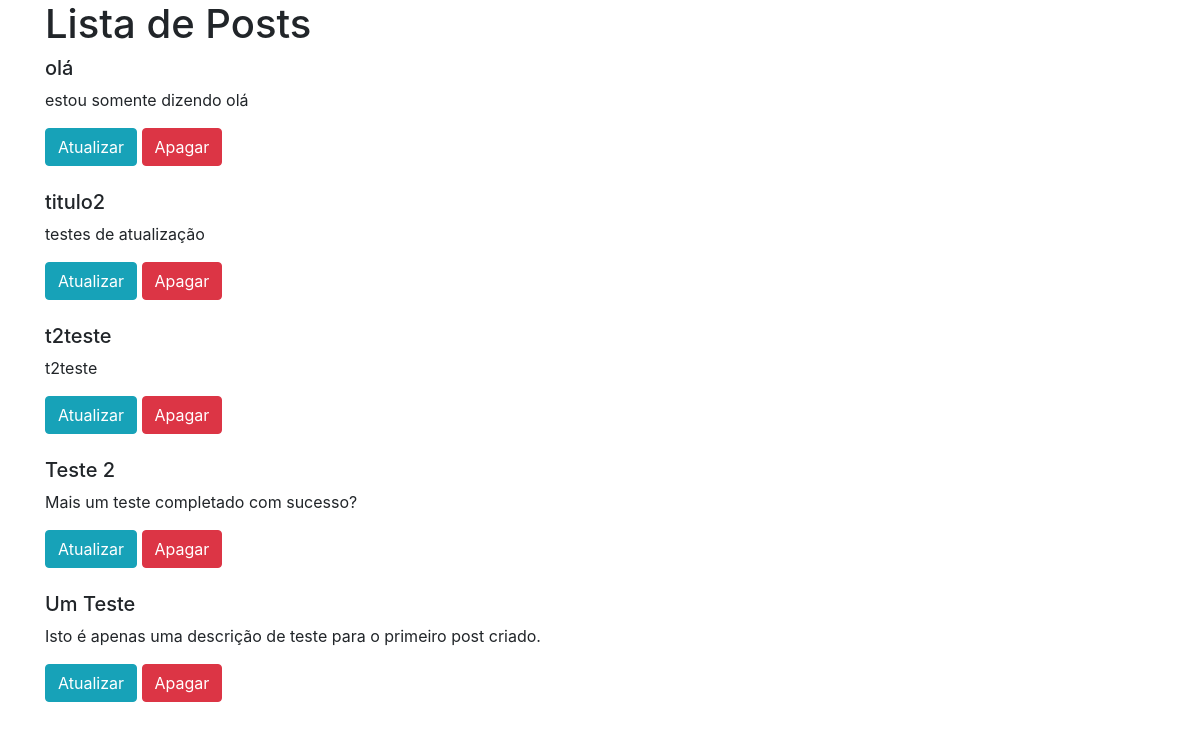
The page /crud/posts on the database its author committed.
### core/models.py (models this page shows, shortened)
class Post(models.Model):
    titulo = models.CharField(max_length= 100)
    texto = models.TextField()

### core/views.py (the view)
def todos_posts(request):
    posts = Post.objects.all().order_by('-id')
    return render(request,'core/lista_post.html',{"posts": posts})

### core/templates/core/lista_post.html (shortened to what this page needs)
<!DOCTYPE html>
<html lang="en">
<head>
    <link rel="stylesheet" href="https://maxcdn.bootstrapcdn.com/bootstrap/4.0.0-beta.2/css/bootstrap.min.css">
</head>
<body>
<div class="container">
    <h1>Lista de Posts</h1>
    {% for post in posts %}
    <article>
        <h5>{{post.titulo}}</h5>
        <p>
            {{post.texto}}
        </p>
        <a class="btn btn-info " href="{% url 'atualizar' post.id %}">Atualizar</a>
        <a class="btn btn-danger " href="{% url 'deletar' post.id %}">Apagar</a>
    </article>
    <br>
    {% endfor %}
</div>
</body>
</html>

### rows shown on the page
Post: titulo "olá", texto "estou somente dizendo olá"
Post: titulo "titulo2", texto "testes de atualização"
Post: titulo "t2teste", texto "t2teste"
Post: titulo "Teste 2", texto "Mais um teste completado com sucesso?"
Post: titulo "Um Teste", texto "Isto é apenas uma descrição de teste para o primeiro post criado."
